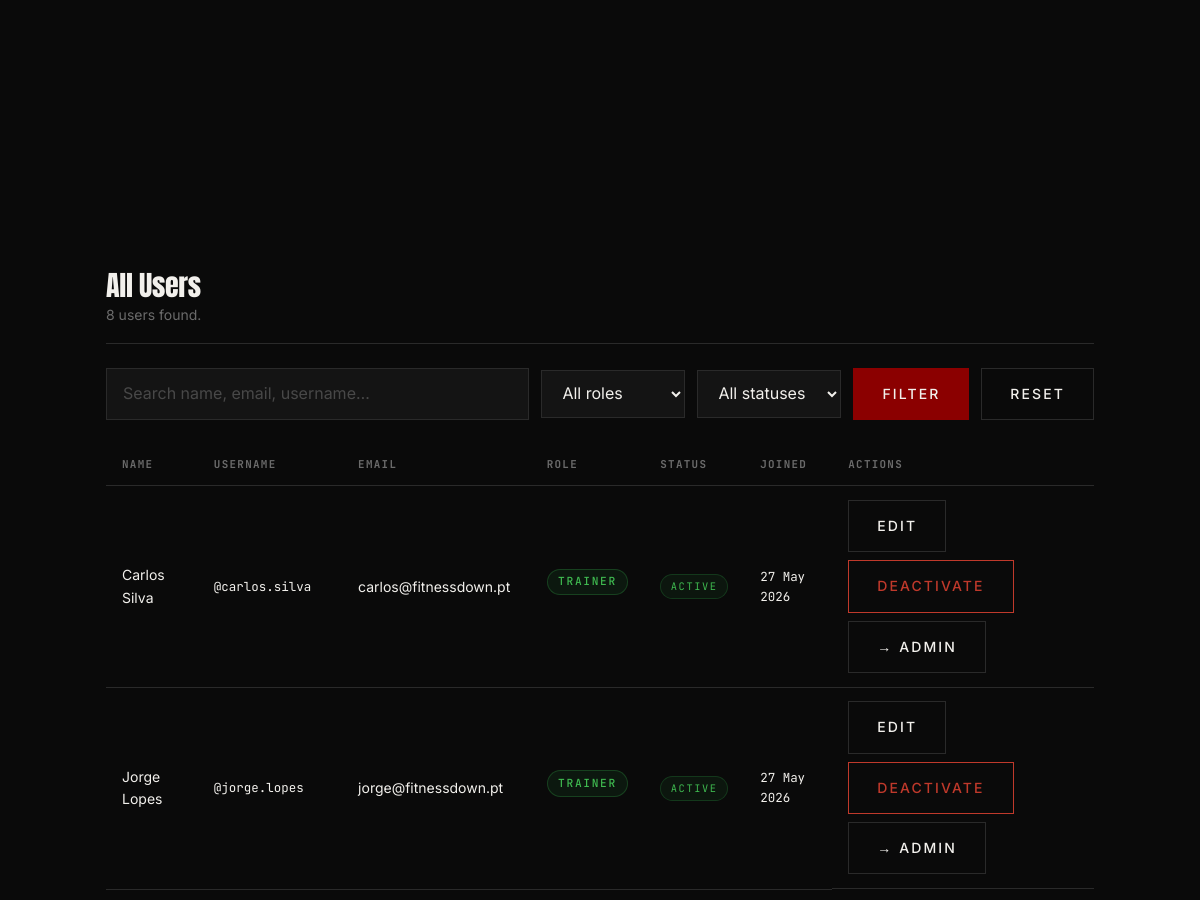
The app's page /admin/users.php (signed in, middle part), older data.
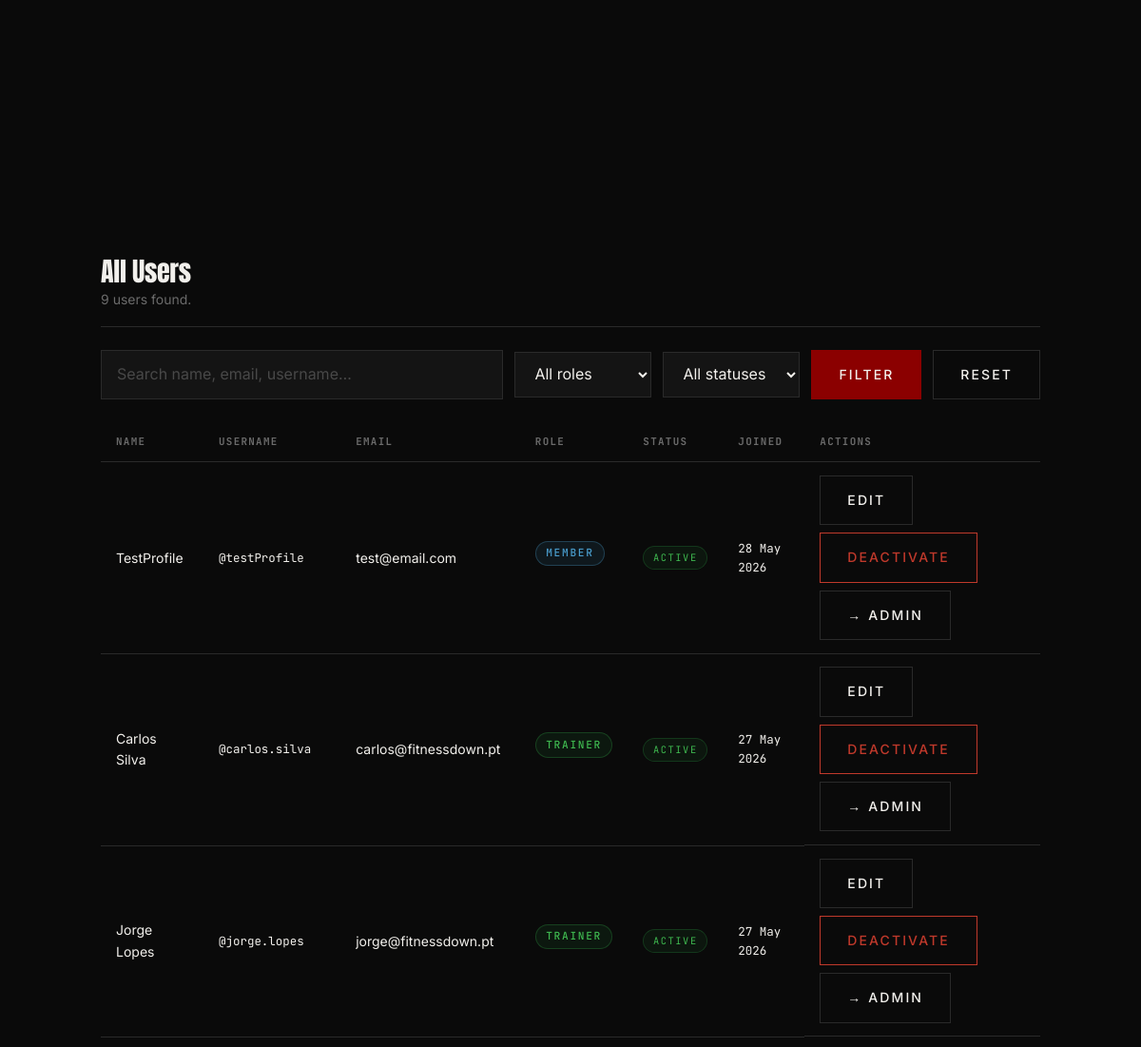
The same page, newer data.
### tables this page shows
CREATE TABLE users (
    id INTEGER PRIMARY KEY AUTOINCREMENT,
    name TEXT NOT NULL,
    email TEXT NOT NULL UNIQUE,
    username TEXT NOT NULL UNIQUE,
    password_hash TEXT NOT NULL,
    profile_photo TEXT,
    role TEXT NOT NULL CHECK (role IN ('member', 'trainer', 'admin')),
    created_at TEXT NOT NULL DEFAULT CURRENT_TIMESTAMP,
    is_active INTEGER NOT NULL DEFAULT 1
);

### includes/helper.php (called while the page is built, shortened)
<?php
function e(string $val): string {
    return htmlspecialchars($val, ENT_QUOTES | ENT_SUBSTITUTE, 'UTF-8');
}

### admin/users.php (the view, shortened to what this page needs)
<?php
$pdo      = get_db();
$admin_id = (int)$_SESSION['user_id'];
$search        = trim($_GET['q'] ?? '');
$where  = ['1=1'];
$params = [];
$sql   = "SELECT id, name, username, email, role, is_active, created_at
            FROM users
           WHERE " . implode(' AND ', $where) . "
           ORDER BY created_at DESC";
$stmt  = $pdo->prepare($sql);
$stmt->execute($params);
$users = $stmt->fetchAll();
$extra_css        = '/css/pages/admin.css';
include __DIR__ . '/../includes/header.php';
?>
<main class="admin-dashboard">
    <section class="admin-section">
    </section>
    <section class="admin-section">
        <header class="admin-section__header">
            <h2>All Users</h2>
            <p><?= count($users) ?> user<?= count($users) !== 1 ? 's' : '' ?> found.</p>
        </header>
        <form class="admin-filters" method="get" action="/admin/users.php">
            <input type="text" name="q" class="form__input admin-filters__search"
                   placeholder="Search name, email, username…"
                   value="<?= e($search) ?>">
            <select name="role" class="form__input admin-filters__select">
                <option value="">All roles</option>
            </select>
            <select name="status" class="form__input admin-filters__select">
                <option value="">All statuses</option>
            </select>
            <button type="submit" class="button button--primary">Filter</button>
            <a href="/admin/users.php" class="button button--ghost">Reset</a>
        </form>
        <?php if (empty($users)): ?>
            <p class="admin-empty">No users match your filters.</p>
        <?php else: ?>
        <div class="admin-table-wrap">
            <table class="admin-table">
                <thead>
                    <tr>
                        <th>Name</th>
                        <th>Username</th>
                        <th>Email</th>
                        <th>Role</th>
                        <th>Status</th>
                        <th>Joined</th>
                        <th>Actions</th>
                    </tr>
                </thead>
                <tbody>
                    <?php foreach ($users as $u): ?>
                    <tr class="<?= !$u['is_active'] ? 'admin-table__row--inactive' : '' ?>">
                        <td><?= e($u['name']) ?></td>
                        <td class="admin-table__mono">@<?= e($u['username']) ?></td>
                        <td><?= e($u['email']) ?></td>
                        <td>
                            <span class="profile-role-badge profile-role-badge--<?= e($u['role']) ?>">
                                <?= e(ucfirst($u['role'])) ?>
                            </span>
                        </td>
                        <td>
                            <span class="admin-status admin-status--<?= $u['is_active'] ? 'active' : 'inactive' ?>">
                                <?= $u['is_active'] ? 'Active' : 'Inactive' ?>
                            </span>
                        </td>
                        <td class="admin-table__mono"><?= e(date('d M Y', strtotime($u['created_at']))) ?></td>
                        <td class="admin-table__actions">
                            <button type="button"
                                    class="button button--ghost admin-edit-btn"
                                    data-id="<?= $u['id'] ?>"
                                    data-name="<?= e($u['name']) ?>"
                                    data-username="<?= e($u['username']) ?>"
                                    data-email="<?= e($u['email']) ?>"
                                    data-role="<?= e($u['role']) ?>">
                                Edit
                            </button>
                            <form method="post" action="/admin/users.php" style="display:inline">
                                <button type="submit"
                                        class="button <?= $u['is_active'] ? 'button--danger' : 'button--ghost' ?>"
                                        <?= $u['id'] === $admin_id ? 'disabled title="Cannot deactivate yourself"' : '' ?>>
                                    <?= $u['is_active'] ? 'Deactivate' : 'Reactivate' ?>
                                </button>
                            </form>
                            <?php if ($u['role'] !== 'admin'): ?>
                            <form method="post" action="/admin/users.php" style="display:inline">
                                <button type="submit" class="button button--ghost"
                                        onclick="return confirm('Elevate <?= e(addslashes($u['name'])) ?> to admin?')">
                                    → Admin
                                </button>
                            </form>
                            <?php endif; ?>
                        </td>
                    </tr>
                    <?php endforeach; ?>
                </tbody>
            </table>
        </div>
        <?php endif; ?>
    </section>
</main>
<?php include __DIR__ . '/../includes/footer.php'; ?>

### includes/header.php (shortened to what this page needs)
<?php
$current_page = basename($_SERVER['PHP_SELF'], '.php');
?>
<!DOCTYPE html>
<html lang="en" class="page-<?= htmlspecialchars($current_page) ?>">
<head>
    <link rel="stylesheet" href="/css/main.css">
    <?php if (isset($extra_css)): ?>
        <link rel="stylesheet" href="<?= htmlspecialchars($extra_css) ?>">
    <?php endif; ?>
</head>
<body>

### includes/footer.php (shortened to what this page needs)
</body>
</html>

### css/pages/admin.css (style rules this page uses)
.admin-dashboard { max-width: 1100px; margin: 0 auto; padding: 3rem 1.5rem 6rem; display: grid; gap: 3rem; }
.admin-section { display: flex; flex-direction: column; gap: 1.5rem; }
.admin-section__header { padding-bottom: 1rem; border-bottom: 1px solid var(--border); }
.admin-section__header h2 { margin: 0 0 0.25rem; font-family: var(--font-display); font-size: 1.75rem; color: var(--text); letter-spacing: -0.01em; }
.admin-section__header p { margin: 0; font-size: var(--text-sm); color: var(--text-muted); }
.admin-filters { display: flex; gap: 0.75rem; flex-wrap: wrap; align-items: center; }
.admin-filters__search { flex: 1; min-width: 12rem; }
.admin-filters__select { width: auto; min-width: 9rem; }
.admin-table-wrap { overflow-x: auto; }
.admin-table { width: 100%; border-collapse: collapse; font-size: var(--text-sm); }
.admin-table th { text-align: left; font-family: var(--font-mono); font-size: 0.68rem; letter-spacing: 0.12em; text-transform: uppercase; color: var(--text-muted); padding: 0.75rem 1rem; border-bottom: 1px solid var(--border); white-space: nowrap; }
.admin-table td { padding: 0.85rem 1rem; border-bottom: 1px solid var(--border); color: var(--text); vertical-align: middle; }
.admin-table__mono { font-family: var(--font-mono); font-size: 0.78rem; color: var(--text-muted); }
.admin-table__actions { display: flex; gap: 0.5rem; align-items: center; flex-wrap: wrap; }
.admin-status, .admin-equip-status { display: inline-block; font-family: var(--font-mono); font-size: 0.65rem; letter-spacing: 0.15em; text-transform: uppercase; padding: 0.2rem 0.6rem; border-radius: 2rem; }
.admin-status--active { background: rgba(46, 160, 67, 0.08); border: 1px solid rgba(46, 160, 67, 0.25); color: #3fb950; }
@media (min-width: 840px) { .admin-dashboard { padding-top: 5rem; } }

### css/base/tokens.css (style rules this page uses)
:root { --bg: #0a0a0a; --bg-surface: #141414; --bg-elevated: #1f1f1f; --text: #f2f0ec; --text-soft: #d4d4d0; --text-muted: #6b6b6b; --accent: #8b0000; --accent-hover: #a30f0f; --border: #2a2a2a; --border-strong: #6b6b6b; --font-display: "Anton", sans-serif; --font-body: "Inter", sans-serif; --font-mono: "JetBrains Mono", monospace; --text-sm: 0.875rem; --text-base: 1rem; --content-max: 1400px; }

### css/base/typography.css (style rules this page uses)
body { background-color: var(--bg); color: var(--text); font-family: var(--font-body); font-size: var(--text-base); line-height: 1.6; font-weight: 400; }
h1, h2, h3, h4, h5, h6 { font-family: var(--font-display); font-weight: 400; line-height: 1.05; color: var(--text); letter-spacing: -0.02em; }
h2 { font-size: 3.75rem; }
p { color: var(--text-soft); line-height: 1.6; text-wrap: pretty; }
a { color: inherit; transition: color 150ms cubic-bezier(0.16, 1, 0.3, 1); }

### css/components/button.css (style rules this page uses)
.button { display: inline-flex; align-items: center; justify-content: center; gap: 0.5rem; padding: 0.875rem 1.75rem; font-family: var(--font-body); font-size: var(--text-sm); font-weight: 500; letter-spacing: 0.15em; text-transform: uppercase; text-align: center; white-space: nowrap; border: 1px solid transparent; border-radius: 0; cursor: pointer; transition: background-color 250ms cubic-bezier(0.16, 1, 0.3, 1), color 250ms cubic-bezier(0.16, 1, 0.3, 1), border-color 250ms cubic-bezier(0.16, 1, 0.3, 1), transform 250ms cubic-bezier(0.16, 1, 0.3, 1); }
.button--primary { background-color: var(--accent); color: var(--text); border-color: var(--accent); }
.button--ghost { background-color: transparent; color: var(--text); border-color: var(--border); }
.button--danger { background-color: transparent; color: #c0392b; border-color: #c0392b; }

### css/components/form.css (style rules this page uses)
.form__input { width: 100%; padding: 0.75rem 1rem; font-family: var(--font-body); font-size: var(--text-base); color: var(--text); background-color: var(--bg-surface); border: 1px solid var(--border); border-radius: 0; transition: border-color 150ms cubic-bezier(0.16, 1, 0.3, 1), background-color 150ms cubic-bezier(0.16, 1, 0.3, 1); }
.form__input::placeholder { color: var(--text-muted); opacity: 0.6; }

### css/pages/home.css (style rules this page uses)
main>section { padding: 5rem 1.5rem; max-width: var(--content-max); margin: 0 auto; }
@media (min-width: 48rem) { main>section { padding: 7rem 2rem; } }

Row changes from the older to the newer data that the page shows:
added users: name "TestProfile", username "testProfile", email "test@email.com", role "MEMBER", is_active "ACTIVE", created_at "28 May 2026"
Text that changed along with them:
count($users): "8" → "9"
